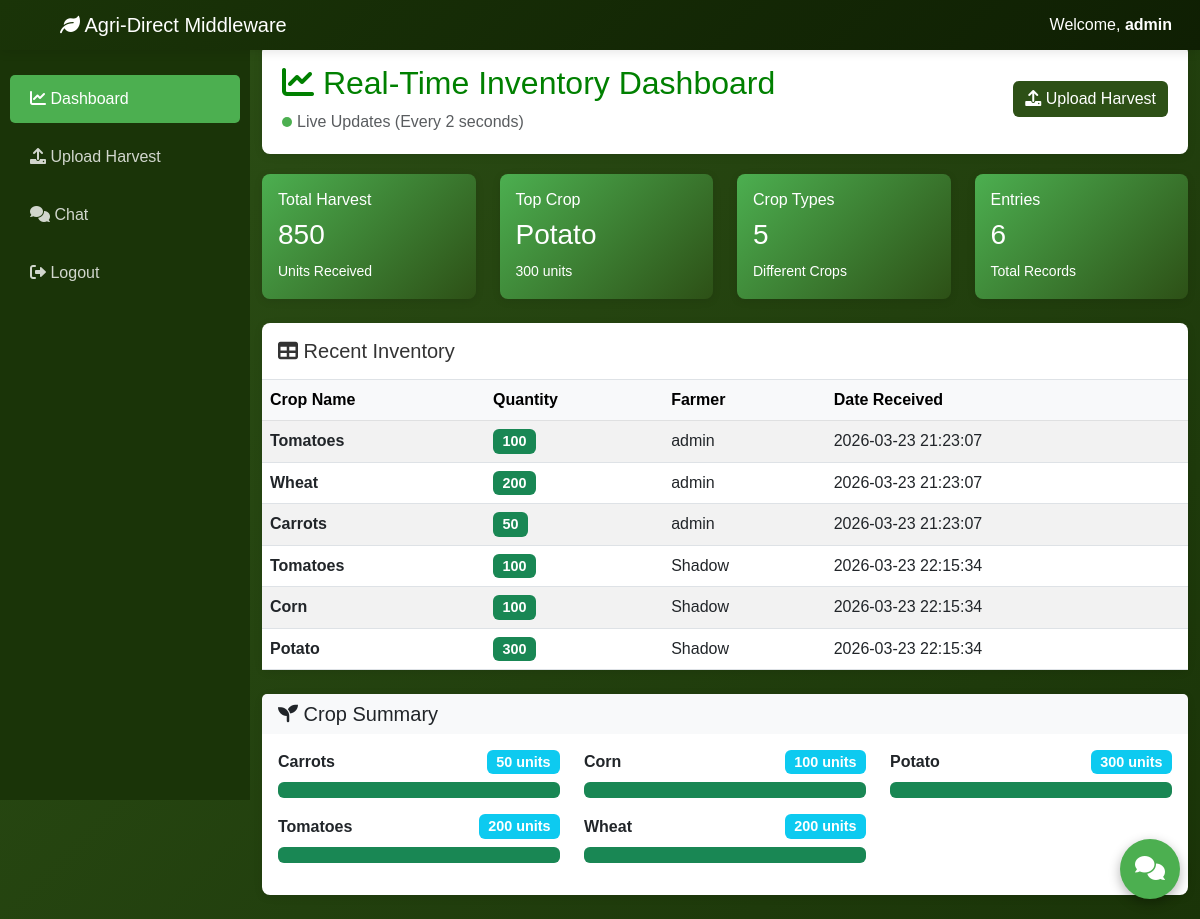
The app's page /dashboard (signed in) with its own data.
### tables this page shows
CREATE TABLE inventory(
        id INTEGER PRIMARY KEY AUTOINCREMENT,
        crop_name TEXT,
        quantity INTEGER,
        farmer TEXT,
        date_received TEXT
    );

### app.py (the view)
@app.route("/dashboard")
def dashboard():
    if "user" not in session:
        return redirect("/login")
    conn = get_db()
    cur = conn.cursor()
    cur.execute("SELECT * FROM inventory")
    data = cur.fetchall()
    cur.execute("""SELECT crop_name, SUM(quantity) as total FROM inventory GROUP BY crop_name""")
    crops = cur.fetchall()
    conn.close()
    total = sum(row['quantity'] for row in data)
    return render_template("dashboard.html",
                       inventory=data,
                       total=total,
                       crops=crops)

### app.py (called while the page is built)
def get_db():
    conn = sqlite3.connect("database.db")
    conn.row_factory = sqlite3.Row
    return conn

### templates/dashboard.html (shortened to what this page needs)
<!DOCTYPE html>
<html lang="en">
<head>
    <link href="https://cdn.jsdelivr.net/npm/bootstrap@5.3.0/dist/css/bootstrap.min.css" rel="stylesheet">
    <link href="https://cdnjs.cloudflare.com/ajax/libs/font-awesome/6.0.0/css/all.min.css" rel="stylesheet">
    <link rel="stylesheet" href="{{ url_for('static', filename='style.css') }}">
</head>
<body>
    <div class="sidebar">
        <nav class="nav flex-column">
            <a class="nav-link active" href="/dashboard">
                <i class="fas fa-chart-line"></i> Dashboard
            </a>
            <a class="nav-link" href="/upload">
                <i class="fas fa-upload"></i> Upload Harvest
            </a>
            <a class="nav-link" href="#" onclick="toggleChat()">
                <i class="fas fa-comments"></i> Chat
            </a>
            <a class="nav-link" href="/logout">
                <i class="fas fa-sign-out-alt"></i> Logout
            </a>
        </nav>
    </div>
    <nav class="navbar navbar-dark navbar-custom fixed-top">
        <div class="container-fluid">
            <span class="navbar-brand mb-0 h1 ms-5">
                <i class="fas fa-leaf"></i> Agri-Direct Middleware
            </span>
            <div>
                <span class="text-white me-3">Welcome, <strong>{{ session.get('user', 'User') }}</strong></span>
            </div>
        </div>
    </nav>
    <div class="main-content">
        <div class="container-fluid py-4">
            <div class="dashboard-header">
                <div class="row align-items-center">
                    <div class="col">
                        <h2><i class="fas fa-chart-line"></i> Real-Time Inventory Dashboard</h2>
                        <p class="text-muted mb-0"><span class="live-indicator"></span>Live Updates (Every 2 seconds)</p>
                    </div>
                    <div class="col-auto">
                        <a href="/upload" class="btn btn-primary">
                            <i class="fas fa-upload"></i> Upload Harvest
                        </a>
                    </div>
                </div>
            </div>
        <div class="row mb-4">
            <div class="col-md-3">
                <div class="card stat-card">
                    <div class="card-body">
                        <h6 class="card-title">Total Harvest</h6>
                        <h3 id="total-quantity">{{ total }}</h3>
                        <small>Units Received</small>
                    </div>
                </div>
            </div>
            <div class="col-md-3">
                <div class="card stat-card">
                    <div class="card-body">
                        <h6 class="card-title">Top Crop</h6>
                        <h3 id="top-crop">
                        </h3>
                        <small id="top-crop-qty">
                        </small>
                    </div>
                </div>
            </div>
            <div class="col-md-3">
                <div class="card stat-card">
                    <div class="card-body">
                        <h6 class="card-title">Crop Types</h6>
                        <h3 id="crops-count">{{ crops|length }}</h3>
                        <small>Different Crops</small>
                    </div>
                </div>
            </div>
            <div class="col-md-3">
                <div class="card stat-card">
                    <div class="card-body">
                        <h6 class="card-title">Entries</h6>
                        <h3 id="entry-count">{{ inventory|length }}</h3>
                        <small>Total Records</small>
                    </div>
                </div>
            </div>
        </div>
        <div class="row mb-4">
            <div class="col-12">
                <div class="table-container">
                    <div class="p-3 border-bottom">
                        <h5 class="mb-0"><i class="fas fa-table"></i> Recent Inventory</h5>
                    </div>
                    <table class="table table-striped table-hover mb-0">
                        <thead class="table-light">
                            <tr>
                                <th>Crop Name</th>
                                <th>Quantity</th>
                                <th>Farmer</th>
                                <th>Date Received</th>
                            </tr>
                        </thead>
                        <tbody id="inventory-table">
                            {% for row in inventory %}
                            <tr>
                                <td><strong>{{ row['crop_name'] }}</strong></td>
                                <td><span class="badge bg-success">{{ row['quantity'] }}</span></td>
                                <td>{{ row['farmer'] }}</td>
                                <td title="{{ row['date_received'] }}">{{ row['date_received'][:19] }}</td>
                            </tr>
                            {% endfor %}
                        </tbody>
                    </table>
                </div>
            </div>
        </div>
        <div class="row">
            <div class="col-12">
                <div class="card">
                    <div class="card-header bg-light border-0">
                        <h5 class="mb-0"><i class="fas fa-seedling"></i> Crop Summary</h5>
                    </div>
                    <div class="card-body">
                        <div id="crop-summary">
                            {% if crops %}
                                <div class="row">
                                    {% for crop in crops %}
                                    <div class="col-md-4 mb-3">
                                        <div class="d-flex justify-content-between align-items-center">
                                            <strong>{{ crop['crop_name'] }}</strong>
                                            <span class="badge bg-info">{{ crop['total'] }} units</span>
                                        </div>
                                        <div class="progress mt-2">
                                            <div class="progress-bar bg-success" role="progressbar"
                                                 style="width: {{ (crop['total'] / (crops[0]['total'] or 1) * 100)|int }}%">
                                            </div>
                                        </div>
                                    </div>
                                    {% endfor %}
                                </div>
                            {% else %}
                                <p class="text-muted">No crop data available</p>
                            {% endif %}
                        </div>
                    </div>
                </div>
            </div>
        </div>
    </div>
    <button class="chat-toggle" onclick="toggleChat()" title="Open Chat">
        <i class="fas fa-comments"></i>
    </button>
</body>
</html>

### static/style.css (style rules this page uses)
body { font-family: Arial, sans-serif; background: #f4f4f4; }
h1, h2 { color: green; }

### templates/dashboard.html (style rules this page uses)
body { background: linear-gradient(135deg, #2d5016 0%, #1a3408 100%); color: #333; }
.navbar-custom { background: linear-gradient(135deg, #1a3408 0%, #0f1f03 100%); box-shadow: 0 2px 10px rgba(0,0,0,0.1); }
.sidebar { background: #1a3408; color: white; min-height: 100vh; position: fixed; top: 0; left: 0; width: 250px; padding-top: 70px; z-index: 1000; }
.sidebar .nav-link { color: rgba(255,255,255,0.8); padding: 12px 20px; margin: 5px 10px; border-radius: 5px; transition: all 0.3s; }
.sidebar .nav-link.active { background: #4caf50; color: white; }
.main-content { margin-left: 250px; padding-top: 20px; }
.card { border: none; border-radius: 8px; box-shadow: 0 2px 8px rgba(0,0,0,0.1); transition: transform 0.2s; }
.stat-card { background: linear-gradient(135deg, #4caf50 0%, #2d5016 100%); color: white; }
.table-container { background: white; border-radius: 8px; box-shadow: 0 2px 8px rgba(0,0,0,0.1); }
.btn-primary { background: #2d5016; border: none; }
.live-indicator { display: inline-block; width: 10px; height: 10px; background: #4caf50; border-radius: 50%; animation: pulse 2s infinite; margin-right: 5px; }
.badge { font-size: 0.9rem; }
.dashboard-header { background: white; padding: 20px; border-radius: 8px; margin-bottom: 20px; box-shadow: 0 2px 8px rgba(0,0,0,0.1); }
.chat-toggle { position: fixed; bottom: 20px; right: 20px; width: 60px; height: 60px; background: #4caf50; color: white; border: none; border-radius: 50%; font-size: 24px; cursor: pointer; box-shadow: 0 4px 12px rgba(0,0,0,0.3); z-index: 1049; }

### records on screen
inventory: crop_name "Tomatoes", quantity "100", farmer "admin", date_received "2026-03-23 21:23:07"
inventory: crop_name "Wheat", quantity "200", farmer "admin", date_received "2026-03-23 21:23:07", total "200", {{ (crop['total'] / (crops[0]['total'] or 1) * 100)|int }} 400 (drawn)
inventory: crop_name "Carrots", quantity "50", farmer "admin", date_received "2026-03-23 21:23:07", total "50", {{ (crop['total'] / (crops[0]['total'] or 1) * 100)|int }} 100 (drawn)
inventory: crop_name "Tomatoes", quantity "100", farmer "Shadow", date_received "2026-03-23 22:15:34"
inventory: crop_name "Corn", quantity "100", farmer "Shadow", date_received "2026-03-23 22:15:34", total "100", {{ (crop['total'] / (crops[0]['total'] or 1) * 100)|int }} 200 (drawn)
inventory: crop_name "Potato", quantity "300", farmer "Shadow", date_received "2026-03-23 22:15:34", total "300", {{ (crop['total'] / (crops[0]['total'] or 1) * 100)|int }} 600 (drawn)

### other values on screen
{{ session.get('user', 'User') }} "admin"
{{ total }} "850"
{{ crops|length }} "5"
{{ inventory|length }} "6"
{{ crop['crop_name'] }} "Tomatoes"
{{ crop['total'] }} "200"
